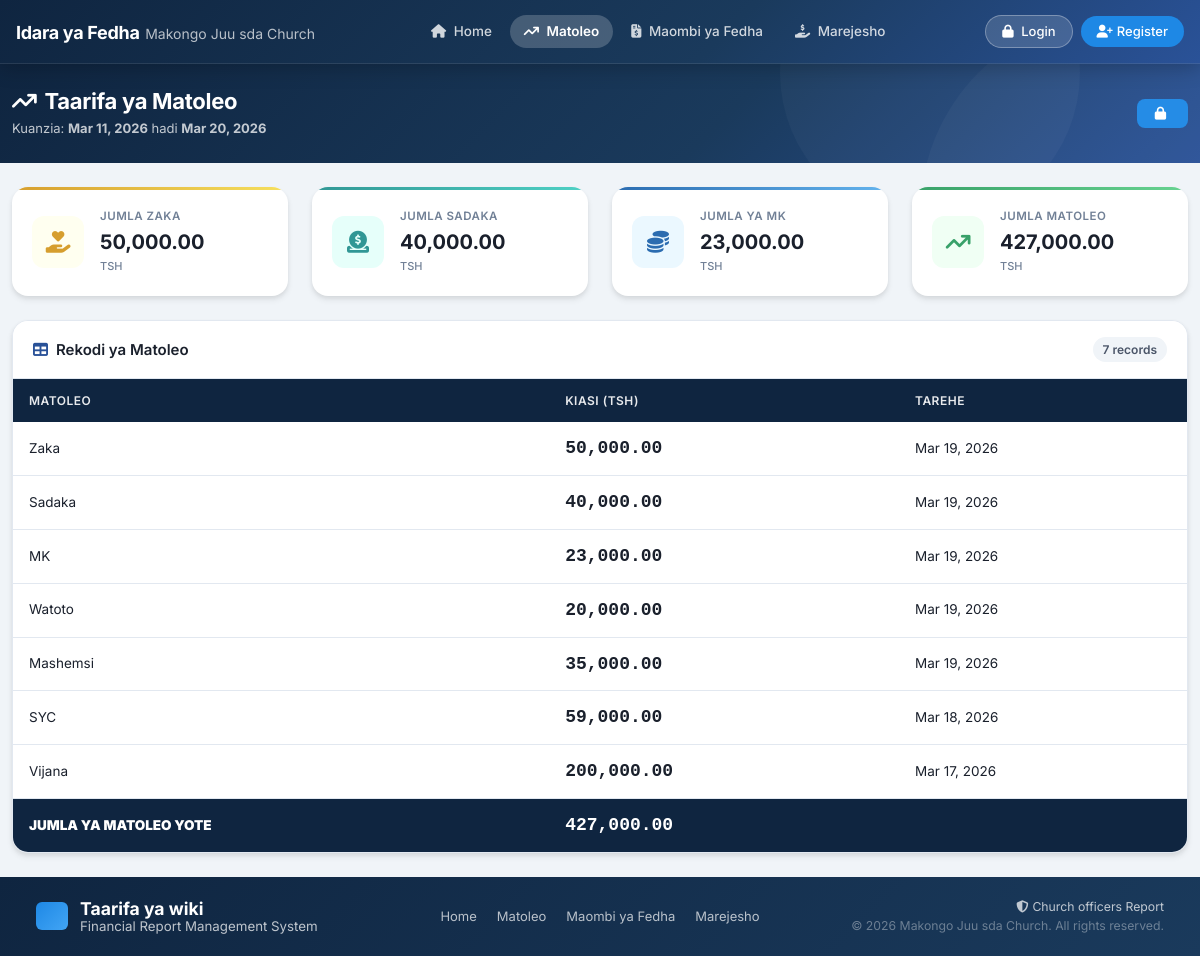
The app's page /income/ with its own data.
### dashboard/models.py (models this page shows, shortened)
class DefaultDateRange(models.Model):
    name = models.CharField(max_length=100, default='Default Range')
    days_back = models.IntegerField(default=14, help_text='Number of days back from today (e.g., 7 for last 7 days)')
    from_date = models.DateField(null=True, blank=True, help_text='Optional: Start date for a fixed range')
    to_date = models.DateField(null=True, blank=True, help_text='Optional: End date for a fixed range')
    is_active = models.BooleanField(default=True)
    updated_by = models.ForeignKey(User, on_delete=models.SET_NULL, null=True, blank=True)
    updated_at = models.DateTimeField(auto_now=True)
    class Meta:
        ordering = ['-updated_at']

class Income(models.Model):
    source = models.CharField(max_length=20, choices=INCOME_SOURCE_CHOICES, default='other')
    source_name = models.CharField(max_length=200, blank=True, help_text="Custom source name for 'Other' income")
    amount = models.DecimalField(max_digits=20, decimal_places=2)
    date = models.DateField(default=timezone.now)
    description = models.TextField(blank=True)
    department = models.CharField(max_length=50, choices=DEPARTMENT_CHOICES, blank=True)
    created_by = models.ForeignKey(User, on_delete=models.SET_NULL, null=True, blank=True, related_name='incomes')
    created_at = models.DateTimeField(auto_now_add=True)
    updated_at = models.DateTimeField(auto_now=True)
    class Meta:
        ordering = ['-date', '-created_at']
    def get_display_name(self):
        if self.source_name:
            return self.source_name
        return self.get_source_display()

### dashboard/views.py (the view)
# urls.py: path('income/', views.income_view, name='income'),
def income_view(request):
    default_from, default_to = get_default_date_range()
    date_from, date_to, department, _, _ = get_active_filters(request, key='income')
    if not date_from:
        date_from = default_from
    if not date_to:
        date_to = default_to
    source = request.GET.get('source', '')
    if source:
        request.session['income_source'] = source
    elif 'source' in request.GET:
        request.session.pop('income_source', None)
    else:
        source = request.session.get('income_source', '')
    qs = Income.objects.filter(date__gte=date_from, date__lte=date_to)
    if department:
        qs = qs.filter(department=department)
    if source:
        qs = qs.filter(source=source)
    total_zaka = qs.filter(source='zaka').aggregate(total=Sum('amount'))['total'] or 0
    total_sadaka = qs.filter(source='sadaka').aggregate(total=Sum('amount'))['total'] or 0
    total_mk = qs.filter(source='mk').aggregate(total=Sum('amount'))['total'] or 0
    total_other = qs.filter(source='other').aggregate(total=Sum('amount'))['total'] or 0
    total_income = qs.aggregate(total=Sum('amount'))['total'] or 0
    source_priority = Case(
        When(source='zaka', then=Value(1)),
        When(source='sadaka', then=Value(2)),
        When(source='mk', then=Value(3)),
        default=Value(4),
        output_field=IntegerField(),
    )
    incomes = qs.annotate(source_priority=source_priority).order_by('source_priority', '-date', '-created_at')
    context = {
        'total_zaka': total_zaka,
        'total_sadaka': total_sadaka,
        'total_mk': total_mk,
        'total_other': total_other,
        'total_income': total_income,
        'incomes': incomes,
        'date_from': date_from,
        'date_to': date_to,
        'department': department,
        'source': source,
        'active_tab': 'income',
    }
    return render(request, 'dashboard/income.html', context)

### dashboard/views.py (called while the page is built)
def get_default_date_range():
    try:
        default_range = DefaultDateRange.objects.filter(is_active=True).first()
        if default_range and default_range.from_date and default_range.to_date:
            return default_range.from_date, default_range.to_date
        days = default_range.days_back if default_range else 14
    except Exception:
        days = 14
    today = date.today()
    return today - timedelta(days=days), today

### templates/dashboard/income.html (shortened to what this page needs)
{% extends 'base.html' %}
{% load static %}
{% block content %}
<div class="page-wrapper">
    <div class="page-header">
        <div class="container-fluid">
            <div class="row align-items-center">
                <div class="col">
                    <h1 class="page-title"><i class="fas fa-arrow-trend-up me-2"></i>Taarifa ya Matoleo</h1>
                    <p class="page-subtitle">Kuanzia: <strong>{{ date_from|date:"M d, Y" }}</strong> hadi <strong>{{ date_to|date:"M d, Y" }}</strong></p>
                </div>
                <div class="col-auto d-flex gap-2">
                    {% if user.is_authenticated %}
                    <a href="{% url 'income_add' %}" class="btn btn-add-main">
                        <i class="fas fa-plus me-1"></i> Ongeza Matoleo
                    </a>
                    {% else %}
                    <a href="{% url 'login' %}" class="btn btn-add-main">
                        <i class="fas fa-lock me-1"></i>
                    </a>
                    {% endif %}
                </div>
            </div>
        </div>
    </div>
    <div class="container-fluid py-4">
        <div class="row g-4 mb-4">
            <div class="col-6 col-md-3">
                <div class="summary-card zaka-card">
                    <div class="card-icon-wrap"><i class="fas fa-hand-holding-heart"></i></div>
                    <div class="card-body-content">
                        <p class="card-label">Jumla Zaka</p>
                        <h3 class="card-value tsh-value">{{ total_zaka|floatformat:2 }}</h3>
                        <small class="card-currency">TSH</small>
                    </div>
                </div>
            </div>
            <div class="col-6 col-md-3">
                <div class="summary-card sadaka-card">
                    <div class="card-icon-wrap"><i class="fas fa-donate"></i></div>
                    <div class="card-body-content">
                        <p class="card-label">Jumla Sadaka</p>
                        <h3 class="card-value tsh-value">{{ total_sadaka|floatformat:2 }}</h3>
                        <small class="card-currency">TSH</small>
                    </div>
                </div>
            </div>
            <div class="col-6 col-md-3">
                <div class="summary-card mk-card">
                    <div class="card-icon-wrap"><i class="fas fa-coins"></i></div>
                    <div class="card-body-content">
                        <p class="card-label">Jumla ya MK</p>
                        <h3 class="card-value tsh-value">{{ total_mk|floatformat:2 }}</h3>
                        <small class="card-currency">TSH</small>
                    </div>
                </div>
            </div>
            <div class="col-6 col-md-3">
                <div class="summary-card income-card">
                    <div class="card-icon-wrap"><i class="fas fa-arrow-trend-up"></i></div>
                    <div class="card-body-content">
                        <p class="card-label">Jumla Matoleo</p>
                        <h3 class="card-value tsh-value">{{ total_income|floatformat:2 }}</h3>
                        <small class="card-currency">TSH</small>
                    </div>
                </div>
            </div>
        </div>
        <div class="content-card">
            <div class="content-card-header">
                <h5><i class="fas fa-table me-2"></i>Rekodi ya Matoleo</h5>
                <div class="d-flex gap-2 align-items-center">
                    <span class="badge-count">{{ incomes|length }} records</span>
                </div>
            </div>
            <div class="content-card-body p-0">
                <div class="table-responsive">
                    <table class="data-table">
                        <thead>
                            <tr>
                                <th>Matoleo</th>
                                <th>Kiasi (TSH)</th>
                                <th>Tarehe</th>
                            </tr>
                        </thead>
                        <tbody>
                            {% for income in incomes %}
                            <tr class="table-row-clickable">
                                <td>{{ income.get_display_name }}</td>
                                <td class="amount-cell tsh-value">{{ income.amount|floatformat:2 }}</td>
                                <td>{{ income.date|date:"M d, Y" }}</td>
                            </tr>
                            {% endfor %}
                        </tbody>
                        {% if incomes %}
                        <tfoot>
                            {% if user.is_authenticated and user.profile.role != 'customer' %}
                            <tr class="table-total-row">
                                <td><strong>JUMLA YA MATOLEO YOTE</strong></td>
                                <td class="amount-cell tsh-value"><strong>{{ total_income|floatformat:2 }}</strong></td>
                                <td></td>
                                <td></td>
                            </tr>
                            {% else %}
                            <tr class="table-total-row">
                                <td><strong>JUMLA YA MATOLEO YOTE</strong></td>
                                <td class="amount-cell tsh-value"><strong>{{ total_income|floatformat:2 }}</strong></td>
                                <td></td>
                            </tr>
                            {% endif %}
                        </tfoot>
                        {% endif %}
                    </table>
                </div>
            </div>
        </div>
    </div>
</div>
{% endblock %}

### templates/dashboard/income.html (style rules this page uses)
.data-table .amount-cell { font-size: 0.75rem; font-weight: bold; font-weight: 650; }

### records on screen
DefaultDateRange: from_date "Mar 11, 2026", to_date "Mar 20, 2026"
Income: get_display_name "Zaka", amount "50,000.00", date "Mar 19, 2026"
Income: get_display_name "Sadaka", amount "40,000.00", date "Mar 19, 2026"
Income: get_display_name "MK", amount "23,000.00", date "Mar 19, 2026"
Income: get_display_name "Watoto", amount "20,000.00", date "Mar 19, 2026"
Income: get_display_name "Mashemsi", amount "35,000.00", date "Mar 19, 2026"
Income: get_display_name "SYC", amount "59,000.00", date "Mar 18, 2026"
Income: get_display_name "Vijana", amount "200,000.00", date "Mar 17, 2026"

### other values on screen
{{ total_zaka|floatformat:2 }} "50,000.00"
{{ total_sadaka|floatformat:2 }} "40,000.00"
{{ total_mk|floatformat:2 }} "23,000.00"
{{ total_income|floatformat:2 }} "427,000.00"
{{ incomes|length }} "7"
